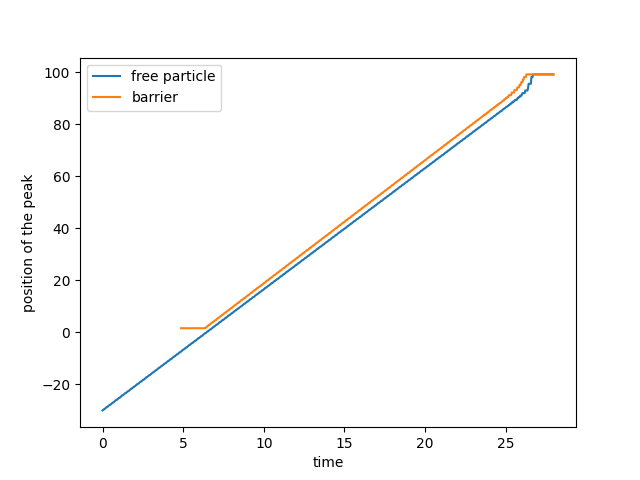

Generate this figure with Python:
import numpy as np 
import scipy 
import matplotlib.pyplot as plt 
m =1 
h = 1
           
def peak_trace(V0,L):

    t_value = []
    x_value = []
    
    p = 6 
    x0 = -30 
    sigma = 8 
    div=1001
    space=200
    xmin = -space/2
    xmax = space/2
    
    xspace = np.linspace(xmin,xmax,div) #building x-space
    dx = xspace[1]-xspace[0]
    V = np.where(np.abs(xspace) < (L/2), V0, 0)

    # creating hamiltonian 
    scalar = (-h**2) / (2 * m * dx**2)
    main_diag = (V[1:-1] * 2 * m * dx**2) / (-h**2) - 2
    d = main_diag * scalar 
    off_diag = np.ones(div - 3) * scalar


    #finding eignevalues and eignevectors 

    En, phi = scipy.linalg.eigh_tridiagonal(d, off_diag)
    phi = phi.T

    psi0 = ((np.exp(-((xspace[1:-1]-x0)/sigma)**2))*np.exp(1j*p*xspace[1:-1]))
    A = np.sum((abs(psi0)**2)*dx)
    psi0 = psi0 / np.sqrt(A)

    #finding coefficients 
    c = np.dot(np.conj(phi), psi0)
    t = 0 
    dt = 0.035
    for i in range(time_scale:=800):
        time_evolution = c*np.exp(-1j*En*t/h)
        psi = np.dot(time_evolution,phi)
        t_value.append(t)
        if V0==0:
           x_value.append(xspace[1:-1][np.argmax(np.abs(psi)**2)])
        else:
            check = np.sum(np.abs(psi[xspace[1:-1]>L/2])**2)
            if check >= 0.000001:    
                mask = xspace[1:-1] > L/2
                psi_trans = psi[mask]
                x_trans = xspace[1:-1][mask]
                peak_idx = np.argmax(np.abs(psi_trans)**2)
                x_value.append(x_trans[peak_idx])
            else:
                x_value.append(np.nan)
        t+=dt
    return t_value,x_value

import matplotlib.pyplot as plt 

free_particle = peak_trace(0,3)
barrier = peak_trace(18.5,3)
plt.xlabel("time")
plt.ylabel("position of the peak")
plt.plot(free_particle[0],free_particle[1],label="free particle")
plt.plot(barrier[0],barrier[1],label="barrier")
plt.legend()
plt.show()
    
